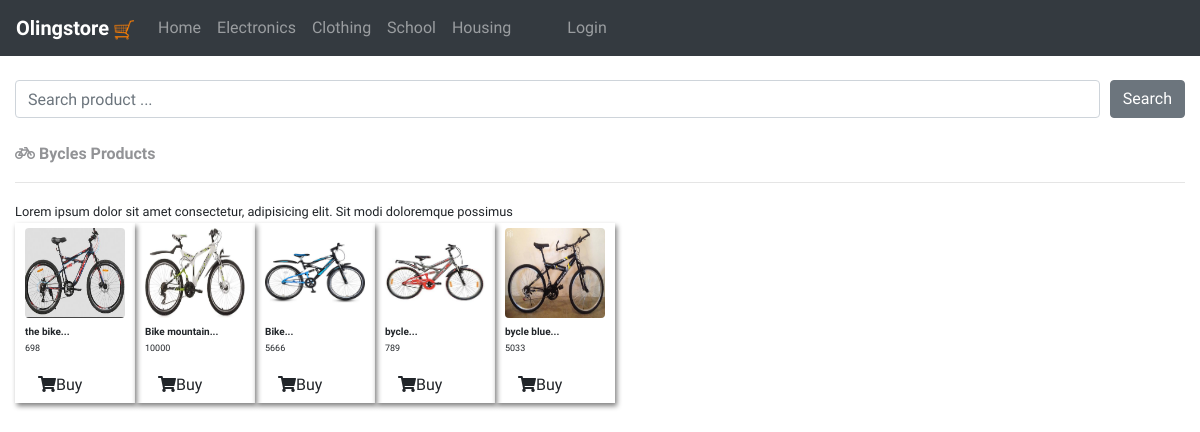
The app's page /bycles/ with its own data.
### myaccount/models.py (models this page shows, shortened)
class Products(models.Model):
    product_name=models.CharField(max_length=255)
    category=models.CharField(max_length=255)
    price=models.CharField(max_length=255)
    address=models.CharField(max_length=255)
    quantity=models.CharField(max_length=255)
    user=models.ForeignKey(User,on_delete=models.CASCADE)
    description=models.TextField()
    date=models.DateTimeField(auto_now_add=True)
    image1=models.ImageField(blank=True,null=True)
    image2=models.ImageField(blank=True,null=True)
    image3=models.ImageField(blank=True,null=True)
    image4=models.ImageField(blank=True,null=True)

### baseapp/views.py (the view)
# urls.py: path('bycles/',views.CyclesList.as_view(),name='bycles'),
class CyclesList(generic.ListView):
    model=Products
    ordering='-id'
    context_object_name='product'
    template_name='baseapp/bycles.html'
    queryset=Products.objects.filter(category='Bycles')

### baseapp/templates/baseapp/bycles.html (shortened to what this page needs)
{% extends 'baseapp/main.html' %}
{% load static %}
{% block content %}
<div class="container-fluid">
     <form action="">
         <br>
        <div style="display: flex;">
            <input type="search" placeholder="Search product ..." class="form-control"><button class="btn btn-secondary" style="display: inline-block; margin-left: 10px;">Search</button>
        </div>
     </form> <br>
    <div class="row">
      <div class="col-sm-12">
        <p class="pText1"><strong><i class="fas fa-bicycle"></i> Bycles Products</strong></p>
        <hr>
        <small>Lorem ipsum dolor sit amet consectetur, adipisicing elit. Sit modi doloremque possimus </small>
        <div style="display: flex; width: 100%;flex-wrap: wrap;">
            {% for p in product %}
            <div style="padding-right: 10px;  width: 120px;height: 180px;padding-bottom: 30px;box-shadow: 2px 3px 5px gray;">
                <div  style=" width: 100%; height: 50%;padding-left: 10px;">
                    <img src="{% if p.image1 %}{{p.image1.url}}{% else %}{% if p.image2 %}{{p.image2.url}}{% else %}{% if p.image3 %}{{p.image3.url}}{% else %}{% if p.image4 %}{{p.image4.url}}{% else %}{% static 'images/avatar.png' %} {% endif %}{% endif %}{% endif %}{% endif %}" alt="" width="100px" height="90" style="margin-top: 5px;" class="rounded">
                    <font style="font-size: 10px;"><strong>{{p.product_name|slice:13}}...</strong></font><br>
                    <font style="float: left; margin-right: 10px; font-size: 9px;">{{p.price}}</font><br>
                   <a href="{% url 'productdetail' p.id %}"><button class="btn btn-ouhjsecondary"><i class="fas fa-shopping-cart"></i>Buy</button></a>
                </div>
            </div>
            {% endfor %}
        </div>
    </div>
{% endblock content %}

### static/css/styles.css (style rules this page uses)
* { margin: 0; padding: 0; font-family: 'Rajdhani', sans-serif; font-family: 'Spartan', sans-serif; }
body { scroll-behavior: smooth; }
.pText1 { font-family: sans-serif; color: rgb(146, 147, 150); }

### records on screen
Products: image1 (picture), product_name "the bike", price "698"
Products: image1 (picture), product_name "Bike mountain", price "10000"
Products: image1 (picture), product_name "Bike", price "5666"
Products: image1 (picture), product_name "bycle", price "789"
Products: image1 (picture), product_name "bycle blue", price "5033"
